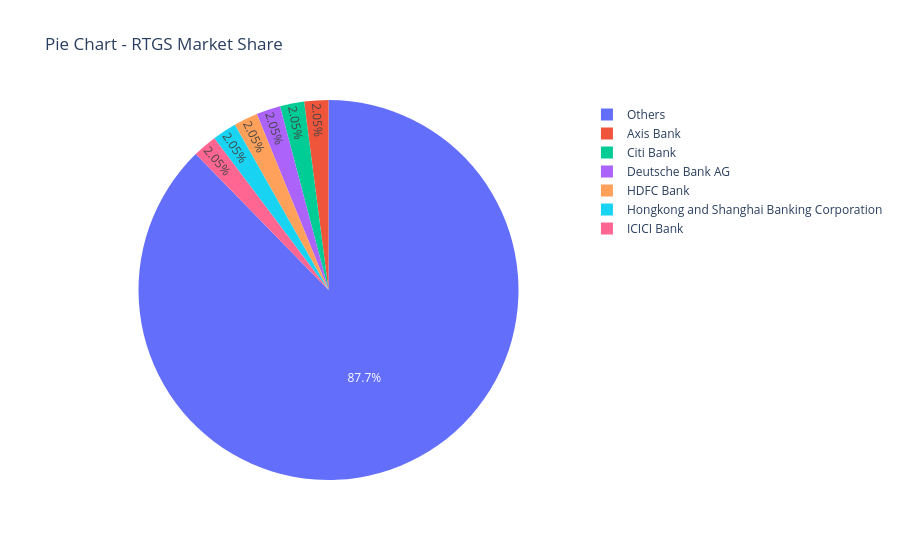

This figure's notebook cell:
### Code cell
fig = px.pie(values=pie_data.values, names=pie_data.index, title="Pie Chart - RTGS Market Share")
fig.show()

### Figure 1 — Plotly figure (JSON) as saved in the notebook; plotly's stock layout.template omitted (floating-point values rounded to 4 significant figures)
{"data": [{"domain": {"x": [0, 1], "y": [0, 1]}, "hovertemplate": "label=%{label}<br>value=%{value}<extra></extra>", "labels": ["Axis Bank", "Citi Bank", "Deutsche Bank AG", "HDFC Bank", "Hongkong and Shanghai Banking Corporation", "ICICI Bank", "Others"], "legendgroup": "", "name": "", "showlegend": true, "type": "pie", "values": [877900000.0, 877900000.0, 877900000.0, 877900000.0, 877900000.0, 877900000.0, 37500000000.0]}], "layout": {"legend": {"tracegroupgap": 0}, "title": {"text": "Pie Chart - RTGS Market Share"}}}
